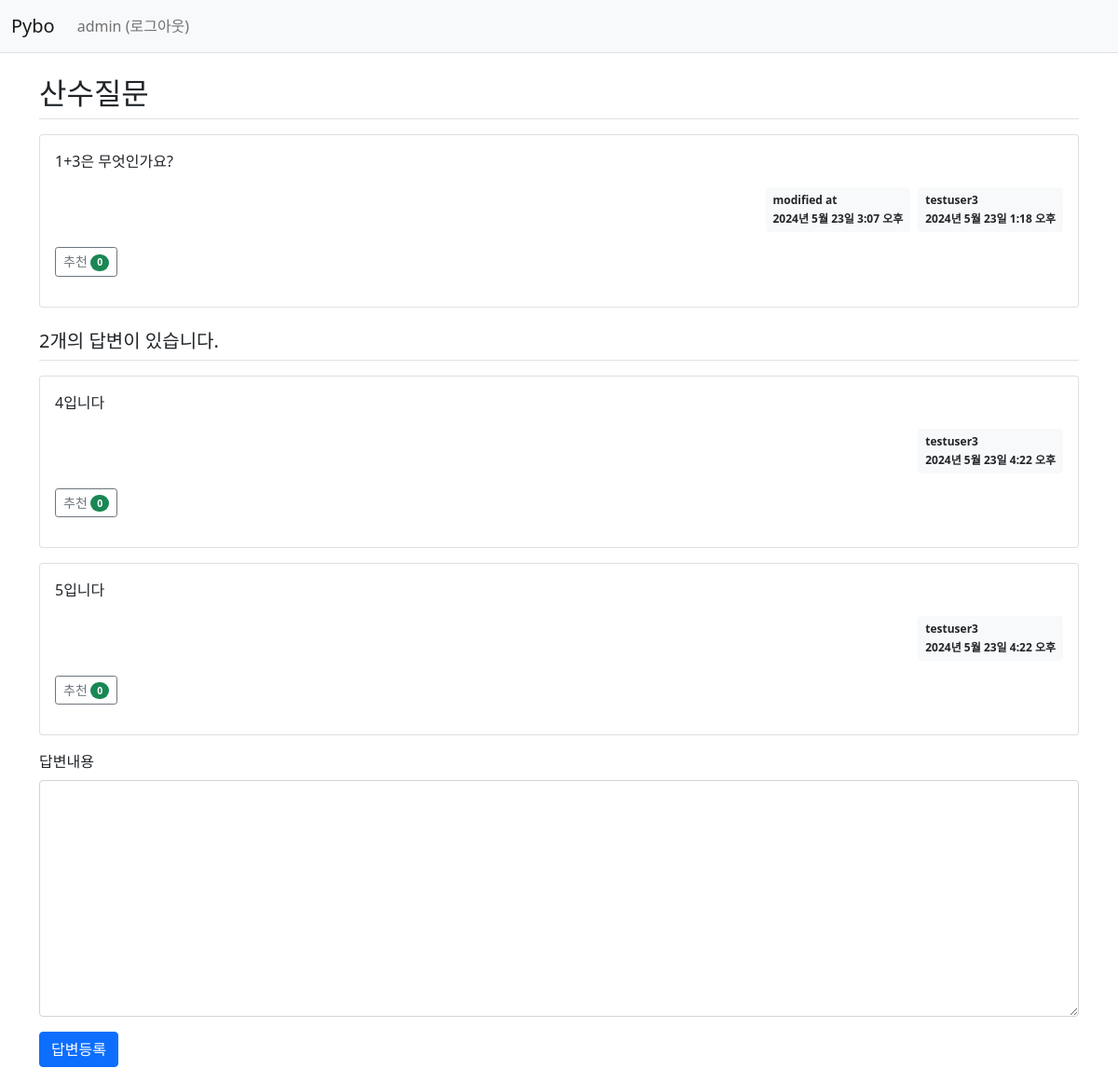
/pybo/305/ (signed in), run on the app's committed database.
### pybo/models.py (models this page shows, shortened)
class Question(models.Model):
    author = models.ForeignKey(User, on_delete = models.CASCADE, related_name='author_question')
    subject = models.CharField(max_length = 200)
    content = models.TextField()
    create_date = models.DateTimeField()
    modify_date = models.DateTimeField(null = True, blank = True)
    voter = models.ManyToManyField(User, related_name='voter_question')

class Answer(models.Model):
    author = models.ForeignKey(User, on_delete = models.CASCADE, related_name='author_answer')
    question = models.ForeignKey(Question, on_delete = models.CASCADE)
    content = models.TextField()
    create_date = models.DateTimeField()
    modify_date = models.DateTimeField(null = True, blank = True)
    voter = models.ManyToManyField(User, related_name='voter_answer')

### pybo/views/base_views.py (the view)
# urls.py: path('<int:question_id>/', base_views.detail, name='detail'),
def detail(request, question_id):
    question = get_object_or_404(Question, pk=question_id)
    context = {'question': question}
    return render(request, 'pybo/question_detail.html', context)

### pybo/templatetags/pybo_filter.py (called while the page is built)
@register.filter
def mark(value):
    extensions = ['nl2br', 'fenced_code']
    return mark_safe(markdown.markdown(value, extensions=extensions))

### templates/pybo/question_detail.html (shortened to what this page needs)
{% extends 'base.html' %}
{% load pybo_filter %}
{% block content %}
<div class="container my-3">
  <h2 class="border-bottom py-2">{{ question.subject }}</h2>
  <div class="card my-3">
    <div class="card-body">
      <div class="card-text">
        {{ question.content|mark }}
      </div>
      <div class="d-flex justify-content-end">
        {% if question.modify_date %}
        <div class="badge bg-light text-dark p-2 text-start mx-2">
          <div class="mb-2">modified at</div>
          <div>{{ question.modify_date }}</div>
        </div>
        {% endif %}
        <div class="badge bg-light text-dark p-2 text-start">
          <div class="mb-2">{{ question.author.username }}</div>
          <div>{{ question.create_date }}</div>
        </div>
      </div>
      <div class="my-3">
        <a href="javascript:void(0)" data-uri="{% url 'pybo:question_vote' question.id %}"
          class="recommend btn btn-sm btn-outline-secondary"
        >
          추천
          <span class="badge rounded-pill bg-success">{{ question.voter.count }}</span>
        <a>
      </div>
    </div>
  </div>
  <h5 class="border-bottom my-3 py-2">
    {{question.answer_set.count}}개의 답변이 있습니다.
  </h5>
  {% for answer in question.answer_set.all %}
  <a id="answer_{{ answer.id }}" />
  <div class="card my-3">
    <div class="card-body">
      <div class="card-text">
        {{ answer.content|mark }}
      </div>
      <div class="d-flex justify-content-end">
        <div class="badge bg-light text-dark p-2 text-start">
          <div class="mb-2">{{ answer.author.username }}</div>
          <div>{{ answer.create_date }}</div>
        </div>
      </div>
      <div class="my-3">
        <a href="javascript:void(0)" data-uri="{% url 'pybo:answer_vote' answer.id  %}"
           class="recommend btn btn-sm btn-outline-secondary">
           추천 <span class="badge rounded-pill bg-success">{{answer.voter.count}}</span>
        </a>
      </div>
    </div>
  </div>
  {% endfor %}
  <form
    action="{% url 'pybo:answer_create' question.id %}"
    method="post"
    class="my-3"
  >
    <div class="mb-3">
      <label for="content" class="form-label">답변내용</label>
      <textarea
        name="content"
        id="content"
        class="form-control"
        rows="10"
      ></textarea>
    </div>
    <input type="submit" value="답변등록" class="btn btn-primary" />
  </form>
</div>
{% endblock %}

### templates/navbar.html (shortened to what this page needs)
<nav class="navbar navbar-expand-lg navbar-light bg-light border-bottom">
  <div class="container-fluid">
    <a class="navbar-brand" href="{% url 'pybo:index' %}">Pybo</a>
    <div class="collapse navbar-collapse" id="navbarSupportedContent">
      <ul class="navbar-nav me-auto mb-2 mb-lg-0">
        <li class="nav-item">
          {% if user.is_authenticated %}
          <a class="nav-link" href="{% url 'common:logout' %}">{{ user.username }} (로그아웃)</a>
          {% else %}
          <a class="nav-link" href="{% url 'common:login' %}">로그인</a>
          {% endif %}
        </li>
      </ul>
    </div>
  </div>
</nav>

### data on the page
Question: subject "산수질문", content|mark "1+3은 무엇인가요?", modify_date "2024년 5월 23일 3:07 오후", author.username "testuser3", create_date "2024년 5월 23일 1:18 오후", voter.count "0", answer_set.count "2"
Answer: content|mark "4입니다", author.username "testuser3", create_date "2024년 5월 23일 4:22 오후", voter.count "0"
Answer: content|mark "5입니다", author.username "testuser3", create_date "2024년 5월 23일 4:22 오후", voter.count "0"

### other printed values
{{ user.username }} "admin"
